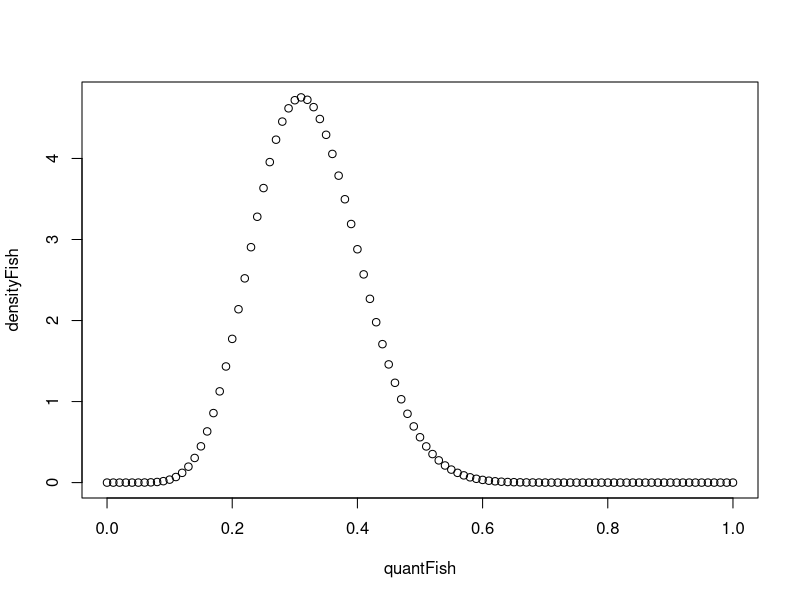
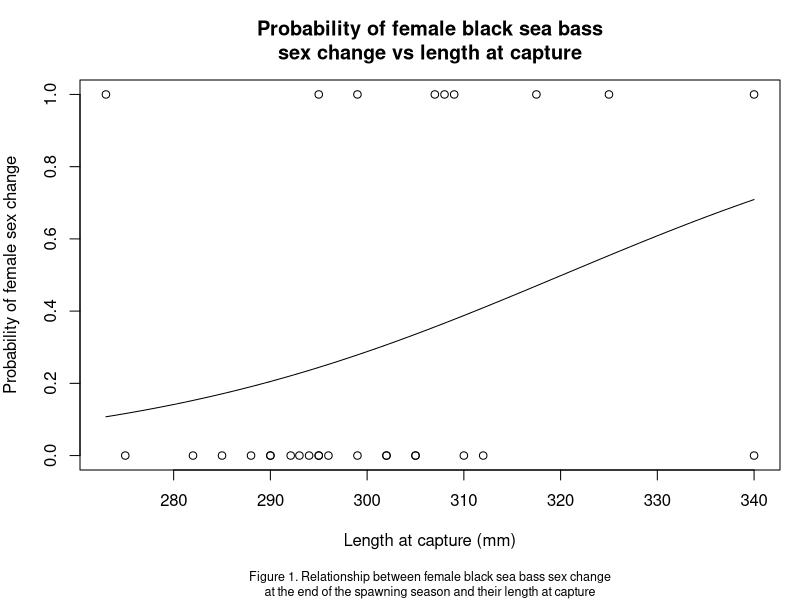
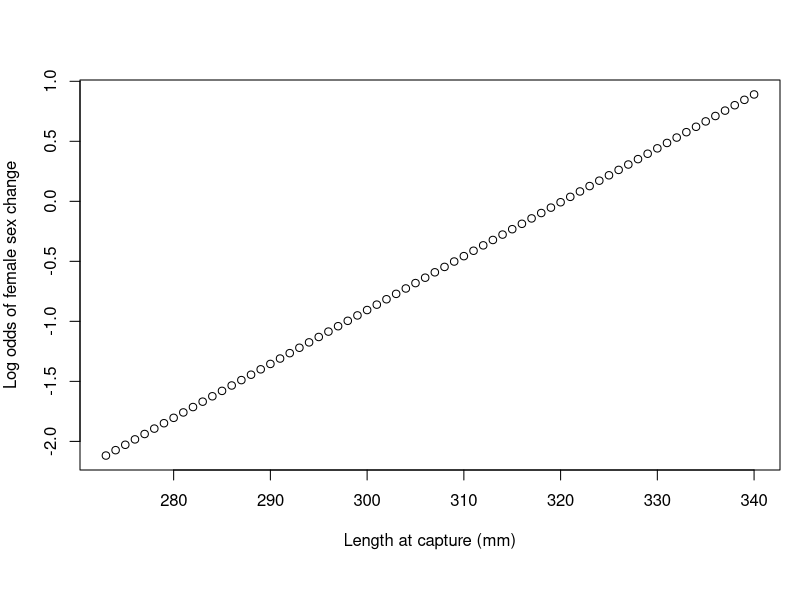

Recreate these plots in R, in order.
library(readxl)
library(tidyverse)
library(lubridate)



# reading in the data
data = read_xlsx("BSB_tagging_data.xlsx")

# removing NA values from the data
data <- data %>% filter(!is.na(Date_at_recapture)) %>% 
  filter(!is.na(Date_at_capture)) %>% 
  filter(!is.na(Length_at_capture))

data <- data %>% mutate(month = month(Date_at_recapture))

# filter for data taken after July
lateSeason <- data %>% 
  filter(month > 7) %>% 
  # make a column of true/false which says whether a female change sex
  filter(Sex_at_capture == "F") %>%
  mutate(changed = Sex_at_recapture != "F")

#shape 1 = k+1, number of successes (9)
k = sum(lateSeason$changed)
n = nrow(lateSeason)

shape1 = k +1

#shape 2 = n-k+1, where n is total number of observations
shape2 = n-k+1

# make a framework to plot the density against
quantFish = seq(0, 1, 0.01)

# calculating the density, mainly based on n and k
densityFish = dbeta(quantFish, shape1 , shape2)

##### Question 1.1 #####

# plot the density function
plot(quantFish, densityFish)
     
##### Question 1.2 #####

# give the 95% confidence interval
ci_probs <- c(0.025,0.975)
qbeta(ci_probs, shape1, shape2)
# 95% confident that the proportion of female sea bass
# that changed sex at the end of the spawning season
# is between 0.1728 and 0.4940

##### Question 1.3a #####

# Q1.3a: Does the length of a female influence its probability of sex 
# change given that it was recaptured after the end of the spawning season?  
# Give a p value to support your answer.  
glm_length_mod <- glm(changed ~ Length_at_capture, binomial(link = "logit"), data = lateSeason)
glm_length_mod_sum <- summary(glm_length_mod)
coefficients(glm_length_mod_sum)
# No, p value of 0.11

##### Question 1.3b #####

# Q1.3b: By how much is the log odds of sex change predicted to change 
# for every millimeter increase in length?

# Assuming the the `Length_at_capture` values were given in `mm` in the
# data, the coefficient associated with length would give the log odds
# of sex change per mm increase in length.
coefficients(glm_length_mod_sum)['Length_at_capture', 'Estimate']
# 0.045 increase in log odds per mm

##### Question 1.4 #####

# Q1.4: Plot the relationship between the probability of sex change for 
# these individuals and length.  Overlay the model estimated relationship 
# on the data. Label axes appropriately and provide a figure caption

# Plot the regression line by constructing fitted values for the range of lengths
length_range <- range(lateSeason$Length_at_capture)
length_seq <- seq(length_range[1], length_range[2], by=1)
prob_changed_seq <- predict.glm(glm_length_mod, list(Length_at_capture = length_seq), type="response")

par(mar = c(6.5,4,4,1))
plot(as.numeric(changed) ~ Length_at_capture, lateSeason,
     xlim = length_range, ylim = c(0,1),
     xlab = "Length at capture (mm)",
     ylab = "Probability of female sex change",
     main = "Probability of female black sea bass\nsex change vs length at capture")
mtext(side=1, line=5.5, cex=0.75, adj=0.5,
      'Figure 1. Relationship between female black sea bass sex change\nat the end of the spawning season and their length at capture')
lines(length_seq, prob_changed_seq)

##### Question 1.5 #####

# Q1.5: Provide a 95% prediction interval for the probability of sex change 
# for a female of length 300 mm.
prob_changed_300 <- predict.glm(glm_length_mod, list(Length_at_capture = 300), 
                                type="link", se.fit = TRUE)

ilink <- glm_length_mod$family$linkinv
p300 <- ilink(prob_changed_300$fit)
p300_lower <- ilink(prob_changed_300$fit - (2 * prob_changed_300$se.fit))
p300_upper <- ilink(prob_changed_300$fit + (2 * prob_changed_300$se.fit))
sprintf('We are 95%% confident that a female of length 300m will have between a %s and %s probability of a sex change.',
        round(p300_lower, digits=3), round(p300_upper, digits=3))

##### Question 1.6 #####

#Q1.6: Are there any problems with applying logistic regression 
# to the data from this study?

# Checking some assumptions:
# No multicollinearity because we only have one independent variable
# This is definitely binary data for the dependent variable
# Independent variables are linearly related to the log odds (see below)
logodds_changed_seq <- predict.glm(glm_length_mod, list(Length_at_capture = length_seq),type="link")
plot(length_seq, logodds_changed_seq,
     xlab = "Length at capture (mm)",
     ylab = "Log odds of female sex change")

# Logistic regression seems like an appropriate model to apply to this dataset, 
# even though the effect of length at capture on female black seas bass sex
# change was not statistically significant (p = 0.11, so p > 0.05).
